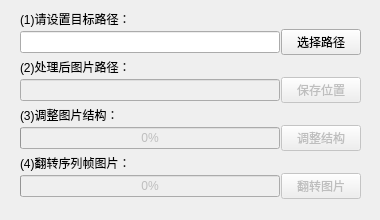
<?xml version="1.0" encoding="UTF-8"?>
<ui version="4.0">
 <author>zijun</author>
 <class>Form</class>
 <widget class="QWidget" name="Form">
  <property name="enabled">
   <bool>true</bool>
  </property>
  <property name="geometry">
   <rect>
    <x>0</x>
    <y>0</y>
    <width>380</width>
    <height>220</height>
   </rect>
  </property>
  <property name="minimumSize">
   <size>
    <width>380</width>
    <height>220</height>
   </size>
  </property>
  <property name="maximumSize">
   <size>
    <width>380</width>
    <height>600</height>
   </size>
  </property>
  <property name="windowTitle">
   <string>序列帧图片翻转工具</string>
  </property>
  <property name="windowIcon">
   <iconset resource="resources.qrc">
    <normaloff>:/pictures/icon.ico</normaloff>:/pictures/icon.ico</iconset>
  </property>
  <widget class="QWidget" name="verticalLayoutWidget">
   <property name="geometry">
    <rect>
     <x>10</x>
     <y>10</y>
     <width>361</width>
     <height>201</height>
    </rect>
   </property>
   <layout class="QVBoxLayout" name="verticalLayout">
    <property name="spacing">
     <number>1</number>
    </property>
    <property name="leftMargin">
     <number>10</number>
    </property>
    <property name="topMargin">
     <number>0</number>
    </property>
    <property name="rightMargin">
     <number>10</number>
    </property>
    <property name="bottomMargin">
     <number>10</number>
    </property>
    <item>
     <layout class="QHBoxLayout" name="horizontalLayout_1">
      <item>
       <widget class="QLabel" name="labelTarget">
        <property name="text">
         <string>(1)请设置目标路径：</string>
        </property>
       </widget>
      </item>
     </layout>
    </item>
    <item>
     <layout class="QHBoxLayout" name="horizontalLayout_2">
      <item>
       <widget class="QLineEdit" name="inputTarget"/>
      </item>
      <item>
       <widget class="QPushButton" name="btnSelectTarget">
        <property name="text">
         <string>选择路径</string>
        </property>
       </widget>
      </item>
     </layout>
    </item>
    <item>
     <spacer name="verticalSpacer">
      <property name="orientation">
       <enum>Qt::Vertical</enum>
      </property>
      <property name="sizeHint" stdset="0">
       <size>
        <width>20</width>
        <height>40</height>
       </size>
      </property>
     </spacer>
    </item>
    <item>
     <layout class="QHBoxLayout" name="horizontalLayout_3">
      <item>
       <widget class="QLabel" name="labelResult">
        <property name="text">
         <string>(2)处理后图片路径：</string>
        </property>
       </widget>
      </item>
     </layout>
    </item>
    <item>
     <layout class="QHBoxLayout" name="horizontalLayout_4">
      <item>
       <widget class="QLineEdit" name="inputResult">
        <property name="enabled">
         <bool>false</bool>
        </property>
       </widget>
      </item>
      <item>
       <widget class="QPushButton" name="btnSelectResult">
        <property name="enabled">
         <bool>false</bool>
        </property>
        <property name="text">
         <string>保存位置</string>
        </property>
       </widget>
      </item>
     </layout>
    </item>
    <item>
     <spacer name="verticalSpacer_2">
      <property name="orientation">
       <enum>Qt::Vertical</enum>
      </property>
      <property name="sizeHint" stdset="0">
       <size>
        <width>20</width>
        <height>40</height>
       </size>
      </property>
     </spacer>
    </item>
    <item>
     <layout class="QHBoxLayout" name="horizontalLayout_5">
      <item>
       <widget class="QLabel" name="labelResetTarget">
        <property name="text">
         <string>(3)调整图片结构：</string>
        </property>
       </widget>
      </item>
     </layout>
    </item>
    <item>
     <layout class="QHBoxLayout" name="horizontalLayout_6">
      <item>
       <widget class="QProgressBar" name="barResetTarget">
        <property name="enabled">
         <bool>false</bool>
        </property>
        <property name="value">
         <number>0</number>
        </property>
        <property name="alignment">
         <set>Qt::AlignCenter</set>
        </property>
        <property name="textVisible">
         <bool>true</bool>
        </property>
       </widget>
      </item>
      <item>
       <widget class="QPushButton" name="btnResetTarget">
        <property name="enabled">
         <bool>false</bool>
        </property>
        <property name="text">
         <string>调整结构</string>
        </property>
        <property name="autoDefault">
         <bool>false</bool>
        </property>
        <property name="default">
         <bool>false</bool>
        </property>
        <property name="flat">
         <bool>false</bool>
        </property>
       </widget>
      </item>
     </layout>
    </item>
    <item>
     <spacer name="verticalSpacer_3">
      <property name="orientation">
       <enum>Qt::Vertical</enum>
      </property>
      <property name="sizeHint" stdset="0">
       <size>
        <width>20</width>
        <height>40</height>
       </size>
      </property>
     </spacer>
    </item>
    <item>
     <layout class="QHBoxLayout" name="horizontalLayout_7">
      <item>
       <widget class="QLabel" name="labelImageReverse">
        <property name="text">
         <string>(4)翻转序列帧图片：</string>
        </property>
       </widget>
      </item>
     </layout>
    </item>
    <item>
     <layout class="QHBoxLayout" name="horizontalLayout_8">
      <item>
       <widget class="QProgressBar" name="barImageReverse">
        <property name="enabled">
         <bool>false</bool>
        </property>
        <property name="value">
         <number>0</number>
        </property>
        <property name="alignment">
         <set>Qt::AlignCenter</set>
        </property>
        <property name="textVisible">
         <bool>true</bool>
        </property>
       </widget>
      </item>
      <item>
       <widget class="QPushButton" name="btnImageReverse">
        <property name="enabled">
         <bool>false</bool>
        </property>
        <property name="text">
         <string>翻转图片</string>
        </property>
        <property name="autoDefault">
         <bool>false</bool>
        </property>
        <property name="default">
         <bool>false</bool>
        </property>
        <property name="flat">
         <bool>false</bool>
        </property>
       </widget>
      </item>
     </layout>
    </item>
    <item>
     <spacer name="verticalSpacer_4">
      <property name="orientation">
       <enum>Qt::Vertical</enum>
      </property>
      <property name="sizeHint" stdset="0">
       <size>
        <width>20</width>
        <height>40</height>
       </size>
      </property>
     </spacer>
    </item>
   </layout>
  </widget>
 </widget>
 <resources>
  <include location="resources.qrc"/>
 </resources>
 <connections/>
</ui>
